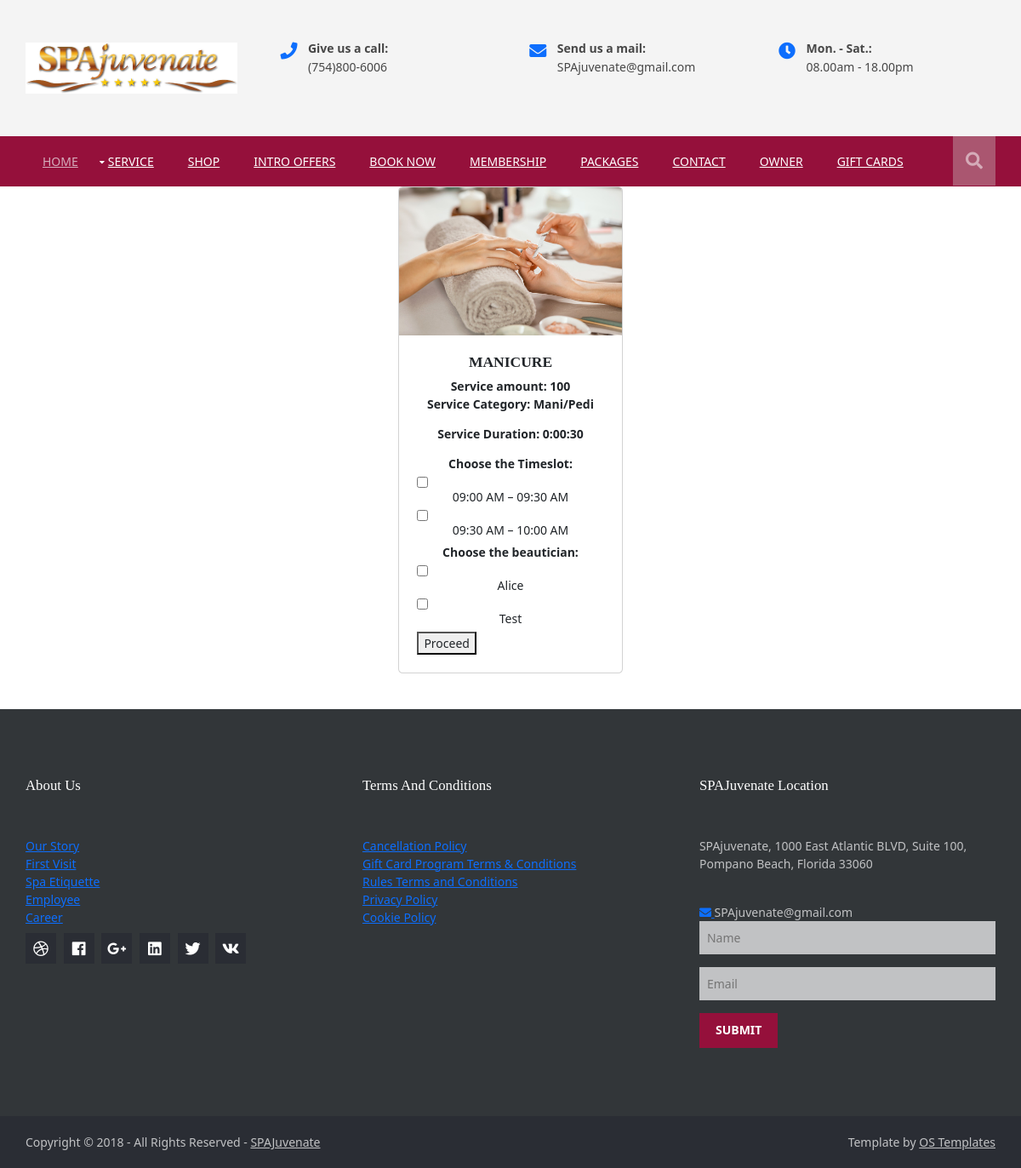
Screenshot of /book/1 with the database file from the repository.
### customer/models.py (models this page shows, shortened)
class Services(models.Model):
    name=models.CharField(max_length=200)
    category=models.ForeignKey(Categories,on_delete=models.CASCADE)
    image=models.ImageField(upload_to="images/",null=True)
    duration=models.DurationField(null=True, blank=True)
    cost=models.PositiveIntegerField()
    description=models.CharField(max_length=250,null=True,blank=True)
    beautician=models.ManyToManyField(Beautician)
    status=models.BooleanField(default=True)
    rating=models.PositiveIntegerField(default=5)
    timeslots=models.ManyToManyField(Timeslots)
    SERVICE_TIMESLOT_LIST = [
        ('09:00 AM – 09:30 AM','09:00 AM – 09:30 AM'),
        ('10:00 AM – 10:30 AM', '10:00 AM – 10:30 AM'),
        ('11:00 AM – 11:30 AM', '11:00 AM – 11:30 AM'),
        ('12:00 PM – 12:30 PM', '12:00 PM – 12:30 PM'),
        ('13:00 PM – 13:30 PM', '13:00 PM – 13:30 PM'),
        ('14:00 PM – 14:30 PM', '14:00 PM – 14:30 PM'),
        ('15:00 PM – 15:30 PM', '15:00 PM – 15:30 PM'),
        ('16:00 PM – 16:30 PM', '16:00 PM – 16:30 PM'),
        ('17:00 PM – 17:30 PM', '17:00 PM – 17:30 PM'),
    ]
    availability=models.IntegerField(choices=SERVICE_TIMESLOT_LIST,blank=True,null=True)

class Categories(models.Model):
    category_name = models.CharField(max_length=140, unique=True)
    description=models.CharField(max_length=200,null=True,blank=True)
    status=models.BooleanField(default=True)
    created_date=models.DateTimeField(auto_now_add=True,null=True)
    image=models.ImageField(upload_to="images/",null=True,blank=True)
    def __str__(self):
        return self.category_name

class Timeslots(models.Model):
    time=models.CharField(max_length=200,unique=True)
    options=(
        ("available","available"),
        ("pending","pending"),
        ("booked","booked"),)
    status=models.CharField(max_length=100,choices=options,default="available")
    def __str__(self):
        return self.time

class Beautician(models.Model):
    name=models.CharField(max_length=150)
    options=(
        ("male","male"),
        ("female","female"),
    )
    gender=models.CharField(max_length=150,choices=options)
    tenure=models.PositiveIntegerField(default=1)
    category=models.ManyToManyField(Categories,blank=True)
    options=(
        ("available","available"),
        ("unavailable","unavailable")
    )
    status=models.CharField(max_length=150,choices=options,default="available")
    def __str__(self):
        return self.name

### customer/views.py (the view, shortened to what this page needs)
# urls.py: path("book/<int:sid>", views.BookView.as_view(), name="book"),
class BookView(FormView):
    form_class = forms.BookForm
    template_name = "book.html"
    def get(self, request, *args, **kwargs):
        id = kwargs.get("sid")
        service = Services.objects.get(id=id)
        beauticians = Beautician.objects.filter(category=service.category)
        beautician = [b for b in beauticians if b != 1]
        a = Timeslots.objects.all()
        a1 = a[::1]
        available_slots = [i for i in a1 if i != 1]
        return render(
            request, self.template_name, {
                "form": forms.BookForm(),
                "service": service,
                "beautician": beautician,
                "available_slots": available_slots
            })

### customer/forms.py
class BookForm(forms.Form):
    time=forms.CheckboxInput()

### customer/templates/book.html (shortened to what this page needs)
{%extends 'base.html'%}
{%block body%}
<div class="container-fluid">
    <div class="row gx-4 gx-lg-5 row-cols-2 row-cols-md-3 row-cols-xl-4 justify-content-center">
                    <div class="col mb-5">
                        <div class="card h-100">
                            <img class="card-img-top" src="{{service.image.url}}" alt="..." />
                            <div class="card-body p-4">
                                <div class="text-center">
                                    <h5 class="fw-bolder">{{service.name}}</h5>
                                     <strong>Service amount: {{service.cost}}</strong>
                                     <p><strong>Service Category: {{service.category}}</strong></p>
                                    <p><strong>Service Duration: {{service.duration}}</strong></p>
                                    <form action="" method="post">
                                    <label for=""><strong> Choose the Timeslot:</strong></label>
                                        {%if available_slots%}
                                        {%for slot in available_slots%}
                                          <input type="checkbox" id="slot" name="slot" value="{{slot}}">
                                          <label for="slot"> {{slot}}</label><br>
                                        {%endfor%}
                                        {%else%}
                                        <p>Sorry! All slots booked already, please try after sometime</p>
                                        {%endif%}
                                    <label for=""><strong> Choose the beautician:</strong></label>
                                        {%for b in beautician%}
                                          <input type="checkbox" id="beautician" name="beauty" value="{{b}}">
                                          <label for="beautician"> {{b}}</label><br>
                                        {%endfor%}
                                        <button type="submit">Proceed</button>
                                        </form>
                                </div>
                            </div>
                        </div>
                    </div>
    </div>
</div>
{%endblock%}

### customer/static/layout/styles/layout.css (style rules this page uses)
*, *::before, *::after { transition:all .3s ease-in-out; }
body { color:#474747; background-color:#FFFFFF; }

### customer/static/layout/styles/framework.css (style rules this page uses)
html { overflow-y:scroll; overflow-x:hidden; }
html, body { margin:0; padding:0; font-size:14px; line-height:1.6em; }
*, *::before, *::after { box-sizing:border-box; }
img { width:auto; max-width:100%; height:auto; margin:0; padding:0; border:none; line-height:normal; vertical-align:middle; }
body, input, textarea, select { font-family:Verdana, Geneva, sans-serif; }
h1, h2, h3, h4, h5, h6, .heading { font-family:Georgia, "Times New Roman", Times, serif; }
form, fieldset, legend { margin:0; padding:0; border:none; }
label, input, textarea, select, button { display:block; resize:none; outline:none; color:inherit; font-size:inherit; font-family:inherit; vertical-align:middle; }
label { margin-bottom:5px; }
::placeholder { opacity:1; }
h1, h2, h3, h4, h5, h6, .heading { margin:0 0 20px 0; font-size:22px; line-height:normal; font-weight:normal; text-transform:capitalize; }

### rows the page displays
Services: image (picture), name "MANICURE", cost "100", category "Mani/Pedi", duration "0:00:30"
Timeslots: time "09:00 AM – 09:30 AM"
Timeslots: time "09:30 AM – 10:00 AM"
Beautician: name "Alice"
Beautician: name "Test"
